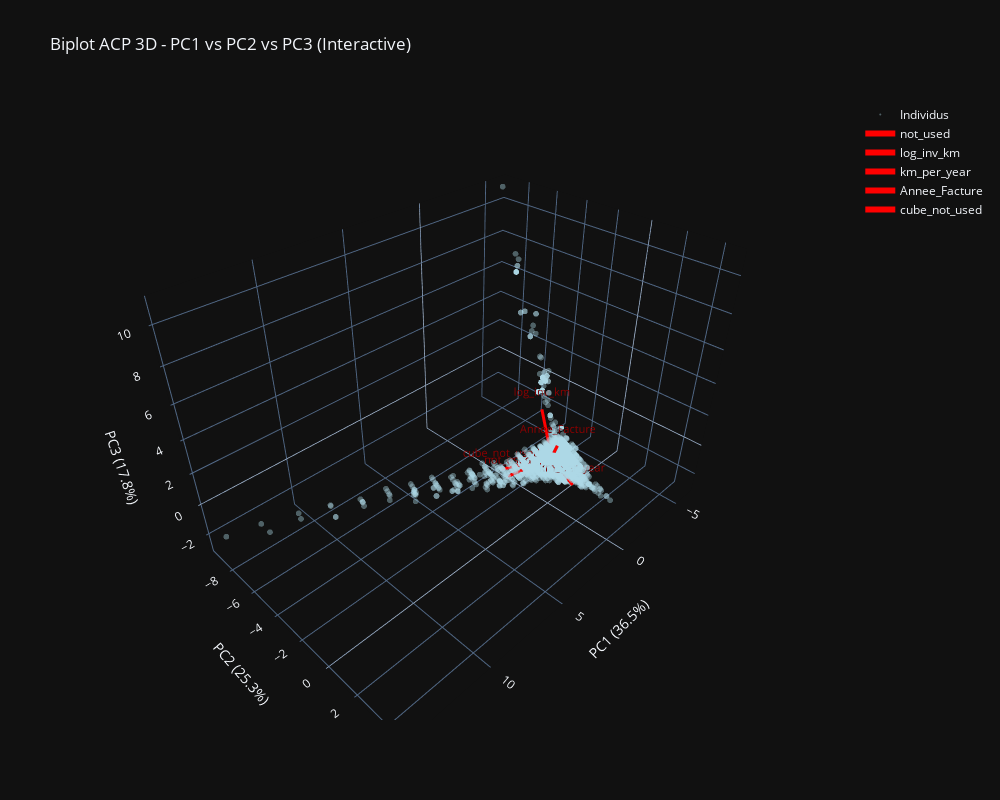

This figure's notebook cell:
### Code cell
# Plot PCA
plot_pca_biplot_adaptive(X_num_scaled, numeric_cols, n_components='auto')

### Figure 1 — Plotly figure (JSON) as saved in the notebook; plotly's stock layout.template omitted (floating-point values rounded to 4 significant figures; data arrays with more than 128 entries replaced by an {"elided": "..."} marker saying what was removed)
{"data": [{"hoverinfo": "skip", "marker": {"color": "lightblue", "opacity": 0.4, "size": 2}, "mode": "markers", "name": "Individus", "x": {"elided": "5000 float values"}, "y": {"elided": "5000 float values"}, "z": {"elided": "5000 float values"}, "type": "scatter3d"}, {"hoverinfo": "skip", "line": {"color": "red", "width": 6}, "mode": "lines+text", "name": "not_used", "showlegend": true, "text": ["", "not_used"], "textfont": {"color": "darkred", "size": 11}, "textposition": "top center", "x": [0, 2.683], "y": [0, -0.6907], "z": [0, -0.0996], "type": "scatter3d"}, {"hoverinfo": "skip", "line": {"color": "red", "width": 6}, "mode": "lines+text", "name": "log_inv_km", "showlegend": true, "text": ["", "log_inv_km"], "textfont": {"color": "darkred", "size": 11}, "textposition": "top center", "x": [0, -1.05], "y": [0, -1.691], "z": [0, 1.768], "type": "scatter3d"}, {"hoverinfo": "skip", "line": {"color": "red", "width": 6}, "mode": "lines+text", "name": "km_per_year", "showlegend": true, "text": ["", "km_per_year"], "textfont": {"color": "darkred", "size": 11}, "textposition": "top center", "x": [0, 0.8993], "y": [0, 2.123], "z": [0, -0.06464], "type": "scatter3d"}, {"hoverinfo": "skip", "line": {"color": "red", "width": 6}, "mode": "lines+text", "name": "Annee_Facture", "showlegend": true, "text": ["", "Annee_Facture"], "textfont": {"color": "darkred", "size": 11}, "textposition": "top center", "x": [0, 1.273], "y": [0, 1.23], "z": [0, 2.191], "type": "scatter3d"}, {"hoverinfo": "skip", "line": {"color": "red", "width": 6}, "mode": "lines+text", "name": "cube_not_used", "showlegend": true, "text": ["", "cube_not_used"], "textfont": {"color": "darkred", "size": 11}, "textposition": "top center", "x": [0, 2.382], "y": [0, -1.426], "z": [0, -0.2546], "type": "scatter3d"}], "layout": {"scene": {"xaxis": {"title": {"text": "PC1 (36.5%)"}, "showgrid": true, "zeroline": true}, "yaxis": {"title": {"text": "PC2 (25.3%)"}, "showgrid": true, "zeroline": true}, "zaxis": {"title": {"text": "PC3 (17.8%)"}, "showgrid": true, "zeroline": true}}, "title": {"text": "Biplot ACP 3D - PC1 vs PC2 vs PC3 (Interactive)"}, "width": 1000, "height": 800, "showlegend": true}}
